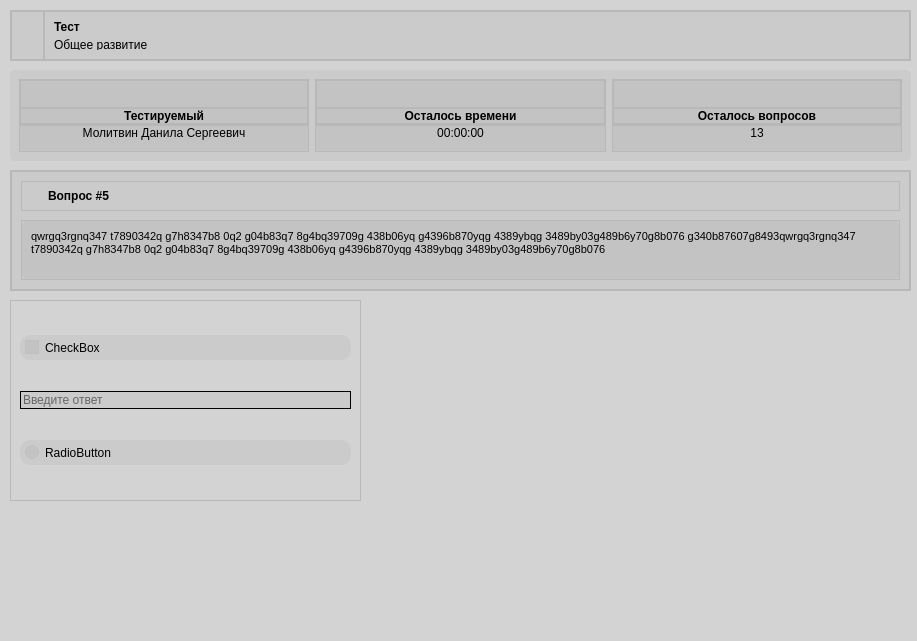
<?xml version="1.0" encoding="UTF-8"?>
<ui version="4.0">
 <class>MainWindow</class>
 <widget class="QMainWindow" name="MainWindow">
  <property name="geometry">
   <rect>
    <x>0</x>
    <y>0</y>
    <width>917</width>
    <height>641</height>
   </rect>
  </property>
  <property name="windowTitle">
   <string>MainWindow</string>
  </property>
  <property name="styleSheet">
   <string notr="true">QRadioButton {
background-color:rgba(0, 0, 0,10);
border-radius: 10px;
padding: 5px;
}

QCheckBox {
background-color:rgba(0, 0, 0,10);
border-radius: 10px;
padding: 5px;
}

QCheckBox::indicator:unchecked {
    color: red;
}

QLineEdit {
background-color:rgba(0, 0, 0,10);
border-radius: 10px;
border: 1px solid black;
}

QTextBrowser#question_text {
background-color:rgba(0, 0, 0,10);
border-radius: 5px;
padding: 5px;
}

QTextBrowser#question_text:hover {
background-color:rgba(0, 0, 0,15);
}

QFrame#question {
background-color:rgba(0, 0, 0,10);
border-radius: 5px;
}

QFrame#buttons {
background-color:rgba(0, 0, 0,10);
border-radius: 5px;
}

QWidget#main {
background-color:rgba(0, 0, 0,30);
}
QFrame#headerTitle {
background-color:rgba(0, 0, 0,10);
border-radius: 5px;
}

QFrame#cats {
background-color:rgba(0, 0, 0,10);
border-radius: 5px;
}

QFrame#cat_user {
background-color:rgba(0, 0, 0,10);
border-radius: 5px;
}

QFrame#cat_timer {
background-color:rgba(0, 0, 0,10);
border-radius: 5px;
}

QFrame#cat_remain {
background-color:rgba(0, 0, 0,10);
border-radius: 5px;
}

QFrame#cat_user:hover {
background-color:rgba(0, 0, 0,15);
}

QFrame#cat_timer:hover {
background-color:rgba(0, 0, 0,15);
}

QFrame#cat_remain:hover {
background-color:rgba(0, 0, 0,15);
}</string>
  </property>
  <widget class="QWidget" name="main">
   <widget class="QFrame" name="headerTitle">
    <property name="geometry">
     <rect>
      <x>10</x>
      <y>10</y>
      <width>901</width>
      <height>51</height>
     </rect>
    </property>
    <property name="frameShape">
     <enum>QFrame::StyledPanel</enum>
    </property>
    <property name="frameShadow">
     <enum>QFrame::Raised</enum>
    </property>
    <layout class="QHBoxLayout" name="horizontalLayout_3">
     <property name="spacing">
      <number>0</number>
     </property>
     <property name="leftMargin">
      <number>0</number>
     </property>
     <property name="topMargin">
      <number>0</number>
     </property>
     <property name="rightMargin">
      <number>0</number>
     </property>
     <property name="bottomMargin">
      <number>0</number>
     </property>
     <item>
      <widget class="QFrame" name="container_header">
       <property name="frameShape">
        <enum>QFrame::StyledPanel</enum>
       </property>
       <property name="frameShadow">
        <enum>QFrame::Raised</enum>
       </property>
       <layout class="QHBoxLayout" name="horizontalLayout_2">
        <property name="spacing">
         <number>0</number>
        </property>
        <property name="leftMargin">
         <number>0</number>
        </property>
        <property name="topMargin">
         <number>0</number>
        </property>
        <property name="rightMargin">
         <number>0</number>
        </property>
        <property name="bottomMargin">
         <number>0</number>
        </property>
        <item>
         <widget class="QFrame" name="container_icon">
          <property name="maximumSize">
           <size>
            <width>33</width>
            <height>49</height>
           </size>
          </property>
          <property name="frameShape">
           <enum>QFrame::StyledPanel</enum>
          </property>
          <property name="frameShadow">
           <enum>QFrame::Raised</enum>
          </property>
          <layout class="QHBoxLayout" name="horizontalLayout">
           <property name="spacing">
            <number>0</number>
           </property>
           <property name="leftMargin">
            <number>5</number>
           </property>
           <property name="topMargin">
            <number>0</number>
           </property>
           <property name="rightMargin">
            <number>5</number>
           </property>
           <property name="bottomMargin">
            <number>0</number>
           </property>
           <item>
            <widget class="QLabel" name="icon_dataset">
             <property name="minimumSize">
              <size>
               <width>21</width>
               <height>21</height>
              </size>
             </property>
             <property name="maximumSize">
              <size>
               <width>21</width>
               <height>21</height>
              </size>
             </property>
             <property name="layoutDirection">
              <enum>Qt::LeftToRight</enum>
             </property>
             <property name="text">
              <string/>
             </property>
             <property name="pixmap">
              <pixmap resource="res.qrc">:/icons/icons/grid.svg</pixmap>
             </property>
             <property name="alignment">
              <set>Qt::AlignCenter</set>
             </property>
            </widget>
           </item>
          </layout>
         </widget>
        </item>
        <item>
         <widget class="QFrame" name="container_content">
          <property name="styleSheet">
           <string notr="true">QLabel#label_cur {
font-weight: bold;
}</string>
          </property>
          <property name="frameShape">
           <enum>QFrame::StyledPanel</enum>
          </property>
          <property name="frameShadow">
           <enum>QFrame::Raised</enum>
          </property>
          <layout class="QVBoxLayout" name="verticalLayout">
           <item>
            <widget class="QLabel" name="label_cur">
             <property name="font">
              <font>
               <bold>true</bold>
              </font>
             </property>
             <property name="text">
              <string>Тест</string>
             </property>
            </widget>
           </item>
           <item>
            <widget class="QLabel" name="label_title">
             <property name="font">
              <font>
               <italic>false</italic>
               <underline>false</underline>
              </font>
             </property>
             <property name="text">
              <string>Общее развитие</string>
             </property>
            </widget>
           </item>
          </layout>
         </widget>
        </item>
       </layout>
      </widget>
     </item>
    </layout>
   </widget>
   <widget class="QFrame" name="cats">
    <property name="geometry">
     <rect>
      <x>10</x>
      <y>70</y>
      <width>901</width>
      <height>91</height>
     </rect>
    </property>
    <property name="frameShape">
     <enum>QFrame::StyledPanel</enum>
    </property>
    <property name="frameShadow">
     <enum>QFrame::Raised</enum>
    </property>
    <layout class="QHBoxLayout" name="horizontalLayout_12">
     <item>
      <widget class="QFrame" name="cat_user">
       <property name="frameShape">
        <enum>QFrame::StyledPanel</enum>
       </property>
       <property name="frameShadow">
        <enum>QFrame::Raised</enum>
       </property>
       <layout class="QVBoxLayout" name="verticalLayout_3">
        <property name="spacing">
         <number>0</number>
        </property>
        <property name="leftMargin">
         <number>0</number>
        </property>
        <property name="topMargin">
         <number>0</number>
        </property>
        <property name="rightMargin">
         <number>0</number>
        </property>
        <property name="bottomMargin">
         <number>0</number>
        </property>
        <item>
         <widget class="QFrame" name="container_icon_catname">
          <property name="styleSheet">
           <string notr="true">font-weight: bold;</string>
          </property>
          <property name="frameShape">
           <enum>QFrame::StyledPanel</enum>
          </property>
          <property name="frameShadow">
           <enum>QFrame::Raised</enum>
          </property>
          <layout class="QVBoxLayout" name="verticalLayout_5">
           <property name="spacing">
            <number>0</number>
           </property>
           <property name="leftMargin">
            <number>0</number>
           </property>
           <property name="topMargin">
            <number>0</number>
           </property>
           <property name="rightMargin">
            <number>0</number>
           </property>
           <property name="bottomMargin">
            <number>0</number>
           </property>
           <item>
            <widget class="QFrame" name="frame">
             <property name="frameShape">
              <enum>QFrame::StyledPanel</enum>
             </property>
             <property name="frameShadow">
              <enum>QFrame::Raised</enum>
             </property>
             <layout class="QHBoxLayout" name="horizontalLayout_9">
              <property name="spacing">
               <number>0</number>
              </property>
              <property name="leftMargin">
               <number>0</number>
              </property>
              <property name="topMargin">
               <number>5</number>
              </property>
              <property name="rightMargin">
               <number>0</number>
              </property>
              <property name="bottomMargin">
               <number>0</number>
              </property>
              <item>
               <widget class="QLabel" name="icon_2">
                <property name="minimumSize">
                 <size>
                  <width>21</width>
                  <height>21</height>
                 </size>
                </property>
                <property name="maximumSize">
                 <size>
                  <width>21</width>
                  <height>21</height>
                 </size>
                </property>
                <property name="layoutDirection">
                 <enum>Qt::LeftToRight</enum>
                </property>
                <property name="styleSheet">
                 <string notr="true"/>
                </property>
                <property name="text">
                 <string/>
                </property>
                <property name="pixmap">
                 <pixmap resource="res.qrc">:/icons/icons/person.svg</pixmap>
                </property>
                <property name="alignment">
                 <set>Qt::AlignCenter</set>
                </property>
               </widget>
              </item>
             </layout>
            </widget>
           </item>
           <item>
            <widget class="QFrame" name="frame_2">
             <property name="frameShape">
              <enum>QFrame::StyledPanel</enum>
             </property>
             <property name="frameShadow">
              <enum>QFrame::Raised</enum>
             </property>
             <layout class="QVBoxLayout" name="verticalLayout_4">
              <property name="spacing">
               <number>0</number>
              </property>
              <property name="leftMargin">
               <number>0</number>
              </property>
              <property name="topMargin">
               <number>0</number>
              </property>
              <property name="rightMargin">
               <number>0</number>
              </property>
              <property name="bottomMargin">
               <number>0</number>
              </property>
              <item>
               <widget class="QLabel" name="label_cur_2">
                <property name="text">
                 <string>Тестируемый</string>
                </property>
                <property name="alignment">
                 <set>Qt::AlignCenter</set>
                </property>
               </widget>
              </item>
             </layout>
            </widget>
           </item>
          </layout>
         </widget>
        </item>
        <item>
         <widget class="QFrame" name="container_content_2">
          <property name="frameShape">
           <enum>QFrame::StyledPanel</enum>
          </property>
          <property name="frameShadow">
           <enum>QFrame::Raised</enum>
          </property>
          <layout class="QHBoxLayout" name="horizontalLayout_6">
           <property name="spacing">
            <number>0</number>
           </property>
           <property name="leftMargin">
            <number>0</number>
           </property>
           <property name="topMargin">
            <number>0</number>
           </property>
           <property name="rightMargin">
            <number>0</number>
           </property>
           <property name="bottomMargin">
            <number>9</number>
           </property>
           <item>
            <widget class="QLabel" name="label_user">
             <property name="text">
              <string>Молитвин Данила Сергеевич</string>
             </property>
             <property name="alignment">
              <set>Qt::AlignHCenter|Qt::AlignTop</set>
             </property>
            </widget>
           </item>
          </layout>
         </widget>
        </item>
       </layout>
      </widget>
     </item>
     <item>
      <widget class="QFrame" name="cat_timer">
       <property name="frameShape">
        <enum>QFrame::StyledPanel</enum>
       </property>
       <property name="frameShadow">
        <enum>QFrame::Raised</enum>
       </property>
       <layout class="QVBoxLayout" name="verticalLayout_6">
        <property name="spacing">
         <number>0</number>
        </property>
        <property name="leftMargin">
         <number>0</number>
        </property>
        <property name="topMargin">
         <number>0</number>
        </property>
        <property name="rightMargin">
         <number>0</number>
        </property>
        <property name="bottomMargin">
         <number>0</number>
        </property>
        <item>
         <widget class="QFrame" name="container_icon_catname_2">
          <property name="styleSheet">
           <string notr="true">font-weight: bold;</string>
          </property>
          <property name="frameShape">
           <enum>QFrame::StyledPanel</enum>
          </property>
          <property name="frameShadow">
           <enum>QFrame::Raised</enum>
          </property>
          <layout class="QVBoxLayout" name="verticalLayout_7">
           <property name="spacing">
            <number>0</number>
           </property>
           <property name="leftMargin">
            <number>0</number>
           </property>
           <property name="topMargin">
            <number>0</number>
           </property>
           <property name="rightMargin">
            <number>0</number>
           </property>
           <property name="bottomMargin">
            <number>0</number>
           </property>
           <item>
            <widget class="QFrame" name="frame_7">
             <property name="frameShape">
              <enum>QFrame::StyledPanel</enum>
             </property>
             <property name="frameShadow">
              <enum>QFrame::Raised</enum>
             </property>
             <layout class="QHBoxLayout" name="horizontalLayout_10">
              <property name="spacing">
               <number>0</number>
              </property>
              <property name="leftMargin">
               <number>0</number>
              </property>
              <property name="topMargin">
               <number>5</number>
              </property>
              <property name="rightMargin">
               <number>0</number>
              </property>
              <property name="bottomMargin">
               <number>0</number>
              </property>
              <item>
               <widget class="QLabel" name="icon">
                <property name="minimumSize">
                 <size>
                  <width>21</width>
                  <height>21</height>
                 </size>
                </property>
                <property name="maximumSize">
                 <size>
                  <width>21</width>
                  <height>21</height>
                 </size>
                </property>
                <property name="layoutDirection">
                 <enum>Qt::LeftToRight</enum>
                </property>
                <property name="text">
                 <string/>
                </property>
                <property name="pixmap">
                 <pixmap resource="res.qrc">:/icons/icons/timer.svg</pixmap>
                </property>
                <property name="alignment">
                 <set>Qt::AlignCenter</set>
                </property>
               </widget>
              </item>
             </layout>
            </widget>
           </item>
           <item>
            <widget class="QFrame" name="frame_8">
             <property name="frameShape">
              <enum>QFrame::StyledPanel</enum>
             </property>
             <property name="frameShadow">
              <enum>QFrame::Raised</enum>
             </property>
             <layout class="QVBoxLayout" name="verticalLayout_8">
              <property name="spacing">
               <number>0</number>
              </property>
              <property name="leftMargin">
               <number>0</number>
              </property>
              <property name="topMargin">
               <number>0</number>
              </property>
              <property name="rightMargin">
               <number>0</number>
              </property>
              <property name="bottomMargin">
               <number>0</number>
              </property>
              <item>
               <widget class="QLabel" name="label_cur_3">
                <property name="text">
                 <string>Осталось времени</string>
                </property>
                <property name="alignment">
                 <set>Qt::AlignCenter</set>
                </property>
               </widget>
              </item>
             </layout>
            </widget>
           </item>
          </layout>
         </widget>
        </item>
        <item>
         <widget class="QFrame" name="container_content_3">
          <property name="frameShape">
           <enum>QFrame::StyledPanel</enum>
          </property>
          <property name="frameShadow">
           <enum>QFrame::Raised</enum>
          </property>
          <layout class="QHBoxLayout" name="horizontalLayout_7">
           <property name="spacing">
            <number>0</number>
           </property>
           <property name="leftMargin">
            <number>0</number>
           </property>
           <property name="topMargin">
            <number>0</number>
           </property>
           <property name="rightMargin">
            <number>0</number>
           </property>
           <property name="bottomMargin">
            <number>9</number>
           </property>
           <item>
            <widget class="QLabel" name="label_timer">
             <property name="text">
              <string>00:00:00</string>
             </property>
             <property name="alignment">
              <set>Qt::AlignHCenter|Qt::AlignTop</set>
             </property>
            </widget>
           </item>
          </layout>
         </widget>
        </item>
       </layout>
      </widget>
     </item>
     <item>
      <widget class="QFrame" name="cat_remain">
       <property name="frameShape">
        <enum>QFrame::StyledPanel</enum>
       </property>
       <property name="frameShadow">
        <enum>QFrame::Raised</enum>
       </property>
       <layout class="QVBoxLayout" name="verticalLayout_9">
        <property name="spacing">
         <number>0</number>
        </property>
        <property name="leftMargin">
         <number>0</number>
        </property>
        <property name="topMargin">
         <number>0</number>
        </property>
        <property name="rightMargin">
         <number>0</number>
        </property>
        <property name="bottomMargin">
         <number>0</number>
        </property>
        <item>
         <widget class="QFrame" name="container_icon_catname_3">
          <property name="styleSheet">
           <string notr="true">font-weight: bold;</string>
          </property>
          <property name="frameShape">
           <enum>QFrame::StyledPanel</enum>
          </property>
          <property name="frameShadow">
           <enum>QFrame::Raised</enum>
          </property>
          <layout class="QVBoxLayout" name="verticalLayout_10">
           <property name="spacing">
            <number>0</number>
           </property>
           <property name="leftMargin">
            <number>0</number>
           </property>
           <property name="topMargin">
            <number>0</number>
           </property>
           <property name="rightMargin">
            <number>0</number>
           </property>
           <property name="bottomMargin">
            <number>0</number>
           </property>
           <item>
            <widget class="QFrame" name="frame_10">
             <property name="frameShape">
              <enum>QFrame::StyledPanel</enum>
             </property>
             <property name="frameShadow">
              <enum>QFrame::Raised</enum>
             </property>
             <layout class="QHBoxLayout" name="horizontalLayout_11">
              <property name="spacing">
               <number>0</number>
              </property>
              <property name="leftMargin">
               <number>0</number>
              </property>
              <property name="topMargin">
               <number>5</number>
              </property>
              <property name="rightMargin">
               <number>0</number>
              </property>
              <property name="bottomMargin">
               <number>0</number>
              </property>
              <item>
               <widget class="QLabel" name="icon_3">
                <property name="minimumSize">
                 <size>
                  <width>21</width>
                  <height>21</height>
                 </size>
                </property>
                <property name="maximumSize">
                 <size>
                  <width>21</width>
                  <height>21</height>
                 </size>
                </property>
                <property name="layoutDirection">
                 <enum>Qt::LeftToRight</enum>
                </property>
                <property name="text">
                 <string/>
                </property>
                <property name="pixmap">
                 <pixmap resource="res.qrc">:/icons/icons/lists.svg</pixmap>
                </property>
                <property name="alignment">
                 <set>Qt::AlignCenter</set>
                </property>
               </widget>
              </item>
             </layout>
            </widget>
           </item>
           <item>
            <widget class="QFrame" name="frame_11">
             <property name="frameShape">
              <enum>QFrame::StyledPanel</enum>
             </property>
             <property name="frameShadow">
              <enum>QFrame::Raised</enum>
             </property>
             <layout class="QVBoxLayout" name="verticalLayout_11">
              <property name="spacing">
               <number>0</number>
              </property>
              <property name="leftMargin">
               <number>0</number>
              </property>
              <property name="topMargin">
               <number>0</number>
              </property>
              <property name="rightMargin">
               <number>0</number>
              </property>
              <property name="bottomMargin">
               <number>0</number>
              </property>
              <item>
               <widget class="QLabel" name="label_cur_4">
                <property name="text">
                 <string>Осталось вопросов</string>
                </property>
                <property name="alignment">
                 <set>Qt::AlignCenter</set>
                </property>
               </widget>
              </item>
             </layout>
            </widget>
           </item>
          </layout>
         </widget>
        </item>
        <item>
         <widget class="QFrame" name="container_content_4">
          <property name="frameShape">
           <enum>QFrame::StyledPanel</enum>
          </property>
          <property name="frameShadow">
           <enum>QFrame::Raised</enum>
          </property>
          <layout class="QHBoxLayout" name="horizontalLayout_8">
           <property name="spacing">
            <number>0</number>
           </property>
           <property name="leftMargin">
            <number>0</number>
           </property>
           <property name="topMargin">
            <number>0</number>
           </property>
           <property name="rightMargin">
            <number>0</number>
           </property>
           <property name="bottomMargin">
            <number>9</number>
           </property>
           <item>
            <widget class="QLabel" name="label_remain">
             <property name="text">
              <string>13</string>
             </property>
             <property name="alignment">
              <set>Qt::AlignHCenter|Qt::AlignTop</set>
             </property>
            </widget>
           </item>
          </layout>
         </widget>
        </item>
       </layout>
      </widget>
     </item>
    </layout>
   </widget>
   <widget class="QFrame" name="question">
    <property name="geometry">
     <rect>
      <x>10</x>
      <y>170</y>
      <width>901</width>
      <height>121</height>
     </rect>
    </property>
    <property name="frameShape">
     <enum>QFrame::StyledPanel</enum>
    </property>
    <property name="frameShadow">
     <enum>QFrame::Raised</enum>
    </property>
    <layout class="QHBoxLayout" name="horizontalLayout_13">
     <property name="spacing">
      <number>0</number>
     </property>
     <property name="leftMargin">
      <number>0</number>
     </property>
     <property name="topMargin">
      <number>0</number>
     </property>
     <property name="rightMargin">
      <number>0</number>
     </property>
     <property name="bottomMargin">
      <number>0</number>
     </property>
     <item>
      <widget class="QFrame" name="container_question">
       <property name="frameShape">
        <enum>QFrame::StyledPanel</enum>
       </property>
       <property name="frameShadow">
        <enum>QFrame::Raised</enum>
       </property>
       <layout class="QHBoxLayout" name="horizontalLayout_14">
        <property name="spacing">
         <number>0</number>
        </property>
        <property name="leftMargin">
         <number>0</number>
        </property>
        <property name="topMargin">
         <number>0</number>
        </property>
        <property name="rightMargin">
         <number>0</number>
        </property>
        <property name="bottomMargin">
         <number>0</number>
        </property>
        <item>
         <widget class="QFrame" name="container_content_5">
          <property name="styleSheet">
           <string notr="true">QLabel#label_cur {
font-weight: bold;
}</string>
          </property>
          <property name="frameShape">
           <enum>QFrame::StyledPanel</enum>
          </property>
          <property name="frameShadow">
           <enum>QFrame::Raised</enum>
          </property>
          <layout class="QVBoxLayout" name="verticalLayout_12">
           <property name="spacing">
            <number>9</number>
           </property>
           <property name="leftMargin">
            <number>9</number>
           </property>
           <property name="topMargin">
            <number>9</number>
           </property>
           <property name="rightMargin">
            <number>9</number>
           </property>
           <property name="bottomMargin">
            <number>9</number>
           </property>
           <item>
            <widget class="QFrame" name="frame_3">
             <property name="minimumSize">
              <size>
               <width>879</width>
               <height>30</height>
              </size>
             </property>
             <property name="maximumSize">
              <size>
               <width>879</width>
               <height>30</height>
              </size>
             </property>
             <property name="frameShape">
              <enum>QFrame::StyledPanel</enum>
             </property>
             <property name="frameShadow">
              <enum>QFrame::Raised</enum>
             </property>
             <layout class="QHBoxLayout" name="horizontalLayout_16">
              <property name="spacing">
               <number>5</number>
              </property>
              <property name="leftMargin">
               <number>0</number>
              </property>
              <property name="topMargin">
               <number>0</number>
              </property>
              <property name="rightMargin">
               <number>0</number>
              </property>
              <property name="bottomMargin">
               <number>0</number>
              </property>
              <item>
               <widget class="QLabel" name="icon_4">
                <property name="minimumSize">
                 <size>
                  <width>21</width>
                  <height>21</height>
                 </size>
                </property>
                <property name="maximumSize">
                 <size>
                  <width>21</width>
                  <height>21</height>
                 </size>
                </property>
                <property name="layoutDirection">
                 <enum>Qt::LeftToRight</enum>
                </property>
                <property name="text">
                 <string/>
                </property>
                <property name="pixmap">
                 <pixmap resource="res.qrc">:/icons/icons/quiz.svg</pixmap>
                </property>
                <property name="alignment">
                 <set>Qt::AlignCenter</set>
                </property>
               </widget>
              </item>
              <item>
               <widget class="QLabel" name="label_question_num">
                <property name="font">
                 <font>
                  <bold>true</bold>
                 </font>
                </property>
                <property name="text">
                 <string>Вопрос #5</string>
                </property>
                <property name="alignment">
                 <set>Qt::AlignLeading|Qt::AlignLeft|Qt::AlignVCenter</set>
                </property>
               </widget>
              </item>
             </layout>
            </widget>
           </item>
           <item>
            <widget class="QFrame" name="container_content_7">
             <property name="frameShape">
              <enum>QFrame::StyledPanel</enum>
             </property>
             <property name="frameShadow">
              <enum>QFrame::Raised</enum>
             </property>
             <layout class="QVBoxLayout" name="verticalLayout_13">
              <property name="spacing">
               <number>0</number>
              </property>
              <property name="leftMargin">
               <number>0</number>
              </property>
              <property name="topMargin">
               <number>0</number>
              </property>
              <property name="rightMargin">
               <number>0</number>
              </property>
              <property name="bottomMargin">
               <number>0</number>
              </property>
              <item>
               <widget class="QTextBrowser" name="question_text">
                <property name="verticalScrollBarPolicy">
                 <enum>Qt::ScrollBarAsNeeded</enum>
                </property>
                <property name="horizontalScrollBarPolicy">
                 <enum>Qt::ScrollBarAlwaysOff</enum>
                </property>
                <property name="html">
                 <string>&lt;!DOCTYPE HTML PUBLIC &quot;-//W3C//DTD HTML 4.0//EN&quot; &quot;http://www.w3.org/TR/REC-html40/strict.dtd&quot;&gt;
&lt;html&gt;&lt;head&gt;&lt;meta name=&quot;qrichtext&quot; content=&quot;1&quot; /&gt;&lt;meta charset=&quot;utf-8&quot; /&gt;&lt;style type=&quot;text/css&quot;&gt;
p, li { white-space: pre-wrap; }
hr { height: 1px; border-width: 0; }
li.unchecked::marker { content: &quot;\2610&quot;; }
li.checked::marker { content: &quot;\2612&quot;; }
&lt;/style&gt;&lt;/head&gt;&lt;body style=&quot; font-family:'Tahoma'; font-size:8.25pt; font-weight:400; font-style:normal;&quot;&gt;
&lt;p style=&quot; margin-top:0px; margin-bottom:0px; margin-left:0px; margin-right:0px; -qt-block-indent:0; text-indent:0px;&quot;&gt;qwrgq3rgnq347 t7890342q g7h8347b8 0q2 g04b83q7 8g4bq39709g 438b06yq g4396b870yqg 4389ybqg 3489by03g489b6y70g8b076 g340b87607g8493qwrgq3rgnq347 t7890342q g7h8347b8 0q2 g04b83q7 8g4bq39709g 438b06yq g4396b870yqg 4389ybqg 3489by03g489b6y70g8b076 &lt;/p&gt;&lt;/body&gt;&lt;/html&gt;</string>
                </property>
                <property name="textInteractionFlags">
                 <set>Qt::NoTextInteraction</set>
                </property>
               </widget>
              </item>
             </layout>
            </widget>
           </item>
          </layout>
         </widget>
        </item>
       </layout>
      </widget>
     </item>
    </layout>
   </widget>
   <widget class="QFrame" name="frame_4">
    <property name="geometry">
     <rect>
      <x>10</x>
      <y>300</y>
      <width>351</width>
      <height>201</height>
     </rect>
    </property>
    <property name="frameShape">
     <enum>QFrame::StyledPanel</enum>
    </property>
    <property name="frameShadow">
     <enum>QFrame::Raised</enum>
    </property>
    <layout class="QVBoxLayout" name="verticalLayout_18">
     <item>
      <widget class="QCheckBox" name="checkBox">
       <property name="text">
        <string>CheckBox</string>
       </property>
      </widget>
     </item>
     <item>
      <widget class="QLineEdit" name="lineEdit">
       <property name="placeholderText">
        <string>Введите ответ</string>
       </property>
      </widget>
     </item>
     <item>
      <widget class="QRadioButton" name="radioButton">
       <property name="text">
        <string>RadioButton</string>
       </property>
      </widget>
     </item>
    </layout>
   </widget>
  </widget>
 </widget>
 <resources>
  <include location="res.qrc"/>
 </resources>
 <connections/>
</ui>
